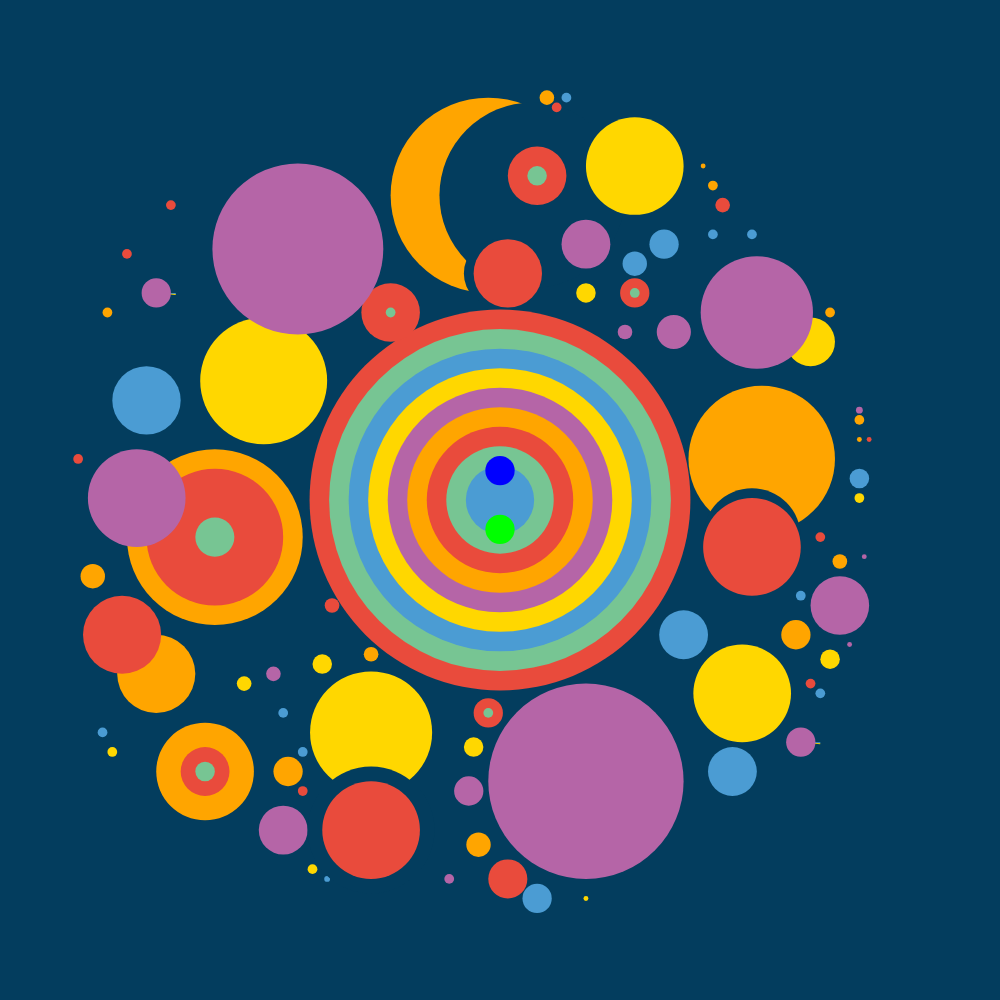
Frame 1 (no input)
Frame 60 (no input): identical to frame 1, image omitted
Frame 120 (the mouse pressed at the canvas centre since frame 60): identical to frame 1, image omitted

The p5.js sketch that drew this single still picture (run headless with seeded random() and noise() and a simulated clock; from frame 60 on, the mouse is pressed at the canvas centre):

// p5.js sketch
// ── sketch.js
// Variables to manage colors and settings
let fixedColor;
let size;
let angle = 0; 
let scaleFactor;
let backgroundColor = [];
let largeCircleColors = [];
let smallCircleColors = [];
let flameParticles = [];
let spaceships = [];



// To store circles whose size and color can be modified together
let randomCircles = [];

// Track mosaic
let isMosaicMode = false;  

function setup() {
  // Calculate the size of the canvas based on window
  
  size = Math.min(windowWidth, windowHeight);
  scaleFactor = Math.min(windowWidth, windowHeight) / 1024;
  createCanvas(size, size);
  angleMode(DEGREES); 

  //Keyboard events to toggle modes and add spaceships
document.addEventListener('keydown', function(event) {
    if (event.key === ' ') {  
        // mosaicmode
        isMosaicMode = !isMosaicMode;
        draw();  
    } else if (event.key === 's') {
        // add spaceship
        for (let i = 0; i < 2; i++) { 
            spaceships.push(new Spaceship(random(width), random(height), random(1, 5), random(TWO_PI)));
        }
        draw();  
    }
});

  noStroke();
  
  // Colors of the circles in the middle
  largeCircleColors = [
    color(233, 75, 60), color(119, 197, 147), color(75, 156, 211),
    color(255, 215, 0), color(181, 101, 167), color(255, 165, 0)
  ];

  // Colors of the "randomCircles"
  smallCircleColors = [
    color(75, 156, 211), color(255, 215, 0), color(181, 101, 167),
    color(255, 165, 0), color(233, 75, 60)
  ];

  backgroundColor = [color(3, 61, 94)];
  // Initialize moving point color
  movingPointColor = color(255, 20, 147); // Bright pink for visibility



  // Store circles whose size and color can be modified together
  let randomCircle;

  randomCircle = {fill:smallCircleColors[0],
    pattern: [650, 270, 25, 25] };
    randomCircles.push(randomCircle);

  randomCircle = {fill:smallCircleColors[1],
    pattern: [600, 300, 20, 20] };
    randomCircles.push(randomCircle);
    
      randomCircle = {fill:smallCircleColors[2],
      pattern: [640, 340, 15, 15] };
    randomCircles.push(randomCircle);
    
    
      randomCircle = {fill:smallCircleColors[3],
      pattern: [730, 190, 10, 10] };
    randomCircles.push(randomCircle);
    
    
      randomCircle = {fill:smallCircleColors[4],
      pattern: [740, 210, 15, 15] };
    randomCircles.push(randomCircle);
    
    
      randomCircle = {fill:smallCircleColors[0],
      pattern: [730, 240, 10, 10] };
    randomCircles.push(randomCircle);
    
    
      randomCircle = {fill:smallCircleColors[1],
      pattern: [830, 350, 50, 50] };
    randomCircles.push(randomCircle);
    
    
      randomCircle = {fill:smallCircleColors[2],
      pattern: [880, 420, 7, 7] };
    randomCircles.push(randomCircle);
    
    
      randomCircle = {fill:smallCircleColors[3],
      pattern: [880, 450, 5, 5] };
    randomCircles.push(randomCircle);
    
      randomCircle = {fill:smallCircleColors[4],
      pattern: [890, 450, 5, 5] };
    randomCircles.push(randomCircle);
    
      randomCircle = {fill:smallCircleColors[0],
      pattern: [880, 490, 20, 20] };
    randomCircles.push(randomCircle);
    
      randomCircle = {fill:smallCircleColors[1],
      pattern: [880, 510, 10, 10] };
    randomCircles.push(randomCircle);
    
    
      randomCircle = {fill:smallCircleColors[2],
      pattern: [885, 570, 5, 5] };
    randomCircles.push(randomCircle);
    
    
      randomCircle = {fill:smallCircleColors[3],
      pattern: [860, 575, 15, 15] };
    randomCircles.push(randomCircle);
    
    
      randomCircle = {fill:smallCircleColors[4],
      pattern: [840, 550, 10, 10] };
    randomCircles.push(randomCircle);
    
    
      randomCircle = {fill:smallCircleColors[0],
      pattern: [820, 610, 10, 10] };
    randomCircles.push(randomCircle);
    
    
      randomCircle = {fill:smallCircleColors[1],
      pattern: [850, 675, 20, 20] };
    randomCircles.push(randomCircle);
    
    
      randomCircle = {fill:smallCircleColors[2],
      pattern: [870, 660, 5, 5] };
    randomCircles.push(randomCircle);
    
    
      randomCircle = {fill:smallCircleColors[3],
      pattern: [815, 650, 30, 30] };
    randomCircles.push(randomCircle);
    
    
      randomCircle = {fill:smallCircleColors[4],
      pattern: [830, 700, 10, 10] };
    randomCircles.push(randomCircle);
    
    
      randomCircle = {fill:smallCircleColors[0],
      pattern: [840, 710, 10, 10] };
    randomCircles.push(randomCircle);
    
    
      randomCircle = {fill:smallCircleColors[1],
      pattern: [485, 765, 20, 20] };
    randomCircles.push(randomCircle);
    
    
      randomCircle = {fill:smallCircleColors[2],
      pattern: [480, 810, 30, 30] };
    randomCircles.push(randomCircle);
    
    
      randomCircle = {fill:smallCircleColors[3],
      pattern: [490, 865, 25, 25] };
    randomCircles.push(randomCircle);
    
    
      randomCircle = {fill:smallCircleColors[4],
      pattern: [520, 900, 40, 40] };
    randomCircles.push(randomCircle);
    
    
      randomCircle = {fill:smallCircleColors[0],
      pattern: [550, 920, 30, 30] };
    randomCircles.push(randomCircle);
    
    
      randomCircle = {fill:smallCircleColors[1],
      pattern: [600, 920, 5, 5] };
    randomCircles.push(randomCircle);
    
    
      randomCircle = {fill:smallCircleColors[2],
      pattern: [460, 900, 10, 10] };
    randomCircles.push(randomCircle);
    
    
      randomCircle = {fill:smallCircleColors[3],
      pattern: [380, 670, 15, 15] };
    randomCircles.push(randomCircle);
    
    
      randomCircle = {fill:smallCircleColors[4],
      pattern: [340, 620, 15, 15] };
    randomCircles.push(randomCircle);
    
    
      randomCircle = {fill:smallCircleColors[0],
      pattern: [335, 900, 6, 6] };
    randomCircles.push(randomCircle);
    
    
      randomCircle = {fill:smallCircleColors[1],
      pattern: [320, 890, 10, 10] };
    randomCircles.push(randomCircle);
    
    
      randomCircle = {fill:smallCircleColors[2],
      pattern: [290, 850, 50, 50] };
    randomCircles.push(randomCircle);
    
    
      randomCircle = {fill:smallCircleColors[3],
      pattern: [295, 790, 30, 30] };
    randomCircles.push(randomCircle);
    
    
      randomCircle = {fill:smallCircleColors[4],
      pattern: [310, 810, 10, 10] };
    randomCircles.push(randomCircle);
    
    
      randomCircle = {fill:smallCircleColors[0],
      pattern: [310, 770, 10, 10] };
    randomCircles.push(randomCircle);
    
    
      randomCircle = {fill:smallCircleColors[1],
      pattern: [250, 700, 15, 15] };
    randomCircles.push(randomCircle);
    
    
      randomCircle = {fill:smallCircleColors[2],
      pattern: [280, 690, 15, 15] };
    randomCircles.push(randomCircle);
    
    
      randomCircle = {fill:smallCircleColors[3],
      pattern: [160, 690, 80, 80] };
    randomCircles.push(randomCircle);
    
    
      randomCircle = {fill:smallCircleColors[4],
      pattern: [125, 650, 80, 80] };
    randomCircles.push(randomCircle);
    
    
      randomCircle = {fill:smallCircleColors[0],
      pattern: [105, 750, 10, 10] };
    randomCircles.push(randomCircle);
    
    
      randomCircle = {fill:smallCircleColors[1],
      pattern: [115, 770, 10, 10] };
    randomCircles.push(randomCircle);
    
    
      randomCircle = {fill:smallCircleColors[2],
      pattern: [140, 510, 100, 100] };
    randomCircles.push(randomCircle);
    
    
      randomCircle = {fill:smallCircleColors[3],
      pattern: [95, 590, 25, 25] };
    randomCircles.push(randomCircle);
    
    
      randomCircle = {fill:smallCircleColors[4],
      pattern: [80, 470, 10, 10] };
    randomCircles.push(randomCircle);
    
    
      randomCircle = {fill:smallCircleColors[0],
      pattern: [150, 410, 70, 70] };
    randomCircles.push(randomCircle);
    
    
      randomCircle = {fill:smallCircleColors[1],
      pattern: [270, 390, 130, 130] };
    randomCircles.push(randomCircle);
    
    
      randomCircle = {fill:smallCircleColors[2],
      pattern: [305, 255, 175, 175] };
    randomCircles.push(randomCircle);
    
    
      randomCircle = {fill:smallCircleColors[3],
      pattern: [110, 320, 10, 10] };
    randomCircles.push(randomCircle);
    
    
      randomCircle = {fill:smallCircleColors[4],
      pattern: [130, 260, 10, 10] };
    randomCircles.push(randomCircle);
    
    
      randomCircle = {fill:smallCircleColors[4],
      pattern: [175, 210, 10, 10] };
    randomCircles.push(randomCircle);

    // The circle with the same color of the background
    randomCircle = {fill:backgroundColor[0],
      pattern: [510, 280, 70]};
        randomCircles.push(randomCircle);

  randomCircle = {fill:smallCircleColors[4],
  pattern: [520, 280, 70]};
    randomCircles.push(randomCircle);

  randomCircle = {fill:smallCircleColors[3],
  pattern: [560, 100, 15]};
    randomCircles.push(randomCircle);

  randomCircle = {fill:smallCircleColors[0],
  pattern: [580, 100, 10]};
    randomCircles.push(randomCircle);

  randomCircle = {fill:smallCircleColors[4],
  pattern: [570, 110, 10]};
    randomCircles.push(randomCircle);

  randomCircle = {fill:smallCircleColors[1],
  pattern: [650, 170, 100, 100]};
    randomCircles.push(randomCircle);

  randomCircle = {fill:smallCircleColors[2],
  pattern: [600, 250, 50, 50]};
    randomCircles.push(randomCircle);

  randomCircle = {fill:smallCircleColors[0],
  pattern: [680, 250, 30, 30]};
    randomCircles.push(randomCircle);

  randomCircle = {fill:smallCircleColors[2],
  pattern: [690, 340, 35, 35]};
    randomCircles.push(randomCircle);

  randomCircle = {fill:smallCircleColors[3],
  pattern: [720, 170, 5, 5]};
    randomCircles.push(randomCircle);

  randomCircle = {fill:smallCircleColors[0],
  pattern: [770, 240, 10, 10]};
    randomCircles.push(randomCircle);

  randomCircle = {fill:smallCircleColors[2],
  pattern: [775, 320, 115, 115]};
    randomCircles.push(randomCircle);

  randomCircle = {fill:smallCircleColors[3],
  pattern: [850, 320, 10, 10]};
    randomCircles.push(randomCircle);

  randomCircle = {fill:smallCircleColors[3],
  pattern: [780, 470, 150, 150]};
    randomCircles.push(randomCircle);

    // The circle with the same color of the background
    randomCircle = {fill:backgroundColor[0],
      pattern: [770, 550, 100, 100]};
        randomCircles.push(randomCircle);

  randomCircle = {fill:smallCircleColors[4],
  pattern: [770, 560, 100, 100]};
    randomCircles.push(randomCircle);

  randomCircle = {fill:smallCircleColors[3],
  pattern: [880, 430, 10, 10]};
    randomCircles.push(randomCircle);

  randomCircle = {fill:smallCircleColors[2],
  pattern: [860, 620, 60, 60]};
    randomCircles.push(randomCircle);

  randomCircle = {fill:smallCircleColors[0],
  pattern: [700, 650, 50, 50]};
    randomCircles.push(randomCircle);

  randomCircle = {fill:smallCircleColors[1],
  pattern: [760, 710, 100, 100]};
    randomCircles.push(randomCircle);

  randomCircle = {fill:smallCircleColors[0],
  pattern: [750, 790, 50, 50]};
    randomCircles.push(randomCircle);

  randomCircle = {fill:smallCircleColors[2],
  pattern: [600, 800, 200, 200]};
    randomCircles.push(randomCircle);

  randomCircle = {fill:smallCircleColors[1],
  pattern: [380, 750, 125, 125]};
    randomCircles.push(randomCircle);

    // The circle with the same color of the background
    randomCircle = {fill:backgroundColor[0],
      pattern: [380, 850, 130, 130]};
        randomCircles.push(randomCircle);

  randomCircle = {fill:smallCircleColors[4],
  pattern: [380, 850, 100, 100]};
    randomCircles.push(randomCircle);

  randomCircle = {fill:smallCircleColors[0],
  pattern: [290, 730, 10, 10]};
    randomCircles.push(randomCircle);

  randomCircle = {fill:smallCircleColors[1],
  pattern: [330, 680, 20, 20]};
    randomCircles.push(randomCircle);

}

function draw() {

  // Fit the image to the window size
  scale(scaleFactor);
  originalImage();
  if (isMosaicMode) {
    angle += 0.2; 
  }
  scale(1 / scaleFactor);
  for (let ship of spaceships) {
    ship.update();
    ship.draw();
  }

}

// Function of special pattern1
function drawDuelCircle(x, y, radius, delta) {
  fill(233, 75, 60);
  ellipse(x, y, radius * 2, radius * 2);
  fill(119, 197, 147);
  ellipse(x, y, radius - delta, radius - delta);
}

// Function of special pattern2
function drawSpecialCircle(x, y, outerRadius, innerRadius) {
  fill(75, 156, 211);
  arc(x, y, 2 * outerRadius, 2 * outerRadius, 0, PI);

  fill(255, 215, 0);
  arc(x, y, 2 * outerRadius, 2 * outerRadius, PI, TWO_PI);

  fill(181, 101, 167);
  ellipse(x, y, 2 * innerRadius, 2 * innerRadius);
}

// Function of special pattern3
function drawComplexCircle(x, y, outerRadius, middleRadius, innerRadius) {
  fill(255, 165, 0);
  ellipse(x, y, 2 * outerRadius, 2 * outerRadius);
  fill(233, 75, 60);
  ellipse(x, y, 2 * middleRadius, 2 * middleRadius);
  fill(119, 197, 147);
  ellipse(x, y, 2 * innerRadius, 2 * innerRadius);
}

function originalImage() {
  background(3, 61, 94);
  let x = 512;
  let y = 512;
  let mosaicSize = 5;  
  let frameCounter = frameCount % 30; 


  if (isMosaicMode) {
    if (frameCounter === 0) {
      //This is the code of array 
      let lastColor = largeCircleColors.pop();
      largeCircleColors.unshift(lastColor); 
    }


    for (let r = 390, i = 0; r >= 70; r -= 40, i++) {
      fill(largeCircleColors[i % largeCircleColors.length]);
      for (let dx = -r; dx <= r; dx += mosaicSize) {
        for (let dy = -r; dy <= r; dy += mosaicSize) {
          if ((dx + mosaicSize / 2) * (dx + mosaicSize / 2) + (dy + mosaicSize / 2) * (dy + mosaicSize / 2) <= r * r / 4) {
            rect(x + dx, y + dy, mosaicSize, mosaicSize);
          }
        }
      }
    }

    push(); 
    translate(x, y); 
    rotate(angle+5); 
    translate(-x, -y); 
    
    
    fill(0, 0, 255);
    for (let dx = -15; dx <= 15; dx += mosaicSize) {
      for (let dy = -15; dy <= 15; dy += mosaicSize) {
        if (dx * dx + dy * dy <= 15 * 15/2) {
          rect(x + dx, y - 30 + dy, mosaicSize, mosaicSize);
        }
      }
    }
  
    fill(0, 255, 0);
    for (let dx = -15; dx <= 15; dx += mosaicSize) {
      for (let dy = -15; dy <= 15; dy += mosaicSize) {
        if (dx * dx + dy * dy <= 15 * 15/2) {
          rect(x + dx, y + 30 + dy, mosaicSize, mosaicSize);
        }
      }
    }

    let moonRadius = 100;
    let offset = 45;
  
    fill(255, 165, 0);
    for (let dx = -moonRadius; dx <= moonRadius; dx += mosaicSize) {
      for (let dy = -moonRadius; dy <= moonRadius; dy += mosaicSize) {
        if (dx * dx + dy * dy <= moonRadius * moonRadius) {
          rect(500 + dx, 200 + dy, mosaicSize, mosaicSize);
        }
      }
    }
  
    fill(3, 61, 94);
    for (let dx = -moonRadius * 0.95; dx <= moonRadius * 0.95; dx += mosaicSize) {
      for (let dy = -moonRadius * 0.95; dy <= moonRadius * 0.95; dy += mosaicSize) {
        if (dx * dx + dy * dy <= (moonRadius * 0.95) * (moonRadius * 0.95)) {
          rect(500 + offset + dx, 200 + dy, mosaicSize, mosaicSize);
        }
      }
    }

    // Other special patterns
    drawDuelCircleMosaic(550, 180, 30, 10, mosaicSize);
    drawDuelCircleMosaic(650, 300, 15, 5, mosaicSize);
    drawSpecialCircleMosaic(820, 760, 20, 15, mosaicSize);
    drawDuelCircleMosaic(500, 730, 15, 5, mosaicSize);
    drawComplexCircleMosaic(210, 790, 50, 25, 10, mosaicSize);
    drawComplexCircleMosaic(220, 550, 90, 70, 20, mosaicSize);
    drawDuelCircleMosaic(400, 320, 30, 20, mosaicSize);
    drawSpecialCircleMosaic(160, 300, 20, 15, mosaicSize);

    for (let circle of randomCircles){  
      fill(circle.fill);
      let [cx, cy, r1, r2] = circle.pattern; 
      r2 = r2 || r1;  

    for (let dx = -r1; dx <= r1; dx += mosaicSize) {
      for (let dy = -r2; dy <= r2; dy += mosaicSize) {
          if (dx * dx + (dy * (r1 / r2)) * (dy * (r1 / r2)) <= r1 * r1/4) {  
              rect(cx + dx, cy + dy, mosaicSize, mosaicSize);
          }
      }
  }
}

  } else {

    // middle circle
    noStroke();
    for (let r = 390, i = 0; r >= 70; r -= 40, i++) {
      fill(largeCircleColors[i % largeCircleColors.length]);
      ellipse(512, 512, r, r); 
    }
    

    // Two small circles in the middle
    fill(0, 0, 255);
    ellipse(x, y - 30, 30, 30);
    fill(0, 255, 0);
    ellipse(x, y + 30, 30, 30);

    // The moon shape
    let moonRadius = 100;
    let offset = 45;
    fill(255, 165, 0);
    ellipse(500, 200, moonRadius * 2, moonRadius * 2);
    fill(3, 61, 94);
    ellipse(500 + offset, 200, moonRadius * 1.9, moonRadius * 1.9);

    // Other special patterns
    drawDuelCircle(550, 180, 30, 10);

    drawDuelCircle(650, 300, 15, 5);

    drawSpecialCircle(820, 760, 20, 15);

    drawDuelCircle(500, 730, 15, 5);

    drawComplexCircle(210, 790, 50, 25, 10);

    drawComplexCircle(220, 550, 90, 70, 20);
    
    drawDuelCircle(400, 320, 30, 20);

    drawSpecialCircle(160, 300, 20, 15);
    
    // Draw "randomCircles"
    for (let circle of randomCircles) {
      fill(circle.fill);
      ellipse(...circle.pattern);
    }

  }
}

// Fit canvas and pattern to window size
function windowResized() {

  size = Math.min(windowWidth, windowHeight);
  scaleFactor = Math.min(windowWidth, windowHeight) / 1024;

  resizeCanvas(size, size);

  scale(scaleFactor);

  originalImage();

}

function drawDuelCircleMosaic(x, y, radius, delta, mosaicSize) {
  let outerRadius = radius;
  let innerRadius = radius - delta;

  for (let dx = -outerRadius; dx <= outerRadius; dx += mosaicSize) {
    for (let dy = -outerRadius; dy <= outerRadius; dy += mosaicSize) {
      let distance = sqrt(dx * dx + dy * dy);
      if (distance <= outerRadius) {
        fill(233, 75, 60);
        rect(x + dx, y + dy, mosaicSize, mosaicSize);
      }
    }
  }

  for (let dx = -innerRadius; dx <= innerRadius; dx += mosaicSize) {
    for (let dy = -innerRadius; dy <= innerRadius; dy += mosaicSize) {
      let distance = sqrt(dx * dx + dy * dy);
      if (distance <= innerRadius) {
        fill(119, 197, 147);
        rect(x + dx, y + dy, mosaicSize, mosaicSize);
      }
    }
  }
}

function drawSpecialCircleMosaic(x, y, outerRadius, innerRadius, mosaicSize) {
  fill(255, 215, 0);
  for (let dx = -outerRadius; dx <= outerRadius; dx += mosaicSize) {
      for (let dy = -outerRadius; dy <= 0; dy += mosaicSize) {
          if (dx * dx + dy * dy <= outerRadius * outerRadius) { 
              rect(x + dx, y + dy, mosaicSize, mosaicSize);
          }
      }
  }

  fill(75, 156, 211);
  for (let dx = -outerRadius; dx <= outerRadius; dx += mosaicSize) {
      for (let dy = 0; dy <= outerRadius; dy += mosaicSize) {
          if (dx * dx + dy * dy <= outerRadius * outerRadius) { 
              rect(x + dx, y + dy, mosaicSize, mosaicSize);
          }
      }
  }

  fill(181, 101, 167);
  for (let dx = -innerRadius; dx <= innerRadius; dx += mosaicSize) {
      for (let dy = -innerRadius; dy <= innerRadius; dy += mosaicSize) {
          if (dx * dx + dy * dy <= innerRadius * innerRadius) { 
              rect(x + dx, y + dy, mosaicSize, mosaicSize);
          }
      }
  }
}

function drawComplexCircleMosaic(x, y, outerRadius, middleRadius, innerRadius, mosaicSize) {

  for (let dx = -outerRadius; dx <= outerRadius; dx += mosaicSize) {
    for (let dy = -outerRadius; dy <= outerRadius; dy += mosaicSize) {
      let distance = sqrt(dx * dx + dy * dy);
      if (distance <= outerRadius) {
        fill(255, 165, 0);  
        rect(x + dx, y + dy, mosaicSize, mosaicSize);
      }
    }
  }

  for (let dx = -middleRadius; dx <= middleRadius; dx += mosaicSize) {
    for (let dy = -middleRadius; dy <= middleRadius; dy += mosaicSize) {
      let distance = sqrt(dx * dx + dy * dy);
      if (distance <= middleRadius) {
        fill(233, 75, 60);  
        rect(x + dx, y + dy, mosaicSize, mosaicSize);
      }
    }
  }

  for (let dx = -innerRadius; dx <= innerRadius; dx += mosaicSize) {
    for (let dy = -innerRadius; dy <= innerRadius; dy += mosaicSize) {
      let distance = sqrt(dx * dx + dy * dy);
      if (distance <= innerRadius) {
        fill(119, 197, 147); 
        rect(x + dx, y + dy, mosaicSize, mosaicSize);
      }
    }
  }
}

class Spaceship {
  constructor(x, y, speed, direction) {
    this.x = x;
    this.y = y;
    this.speed = speed;
    this.direction = direction;
    this.color = color(random(255), random(255), random(255)); 
  }

  update() {
    this.x += this.speed * cos(this.direction);
    this.y += this.speed * sin(this.direction);
  }

  draw() {
    push();
    translate(this.x, this.y);
    rotate(this.direction);
    noStroke();

    fill(this.color);
    ellipse(0, 0, 60, 30); 
    fill(255); 
    ellipse(0, -5, 25, 25); 
    
    fill(255, 255, 255, 50);
    ellipse(0, 0, 70, 40); 

    pop();
  }
}
